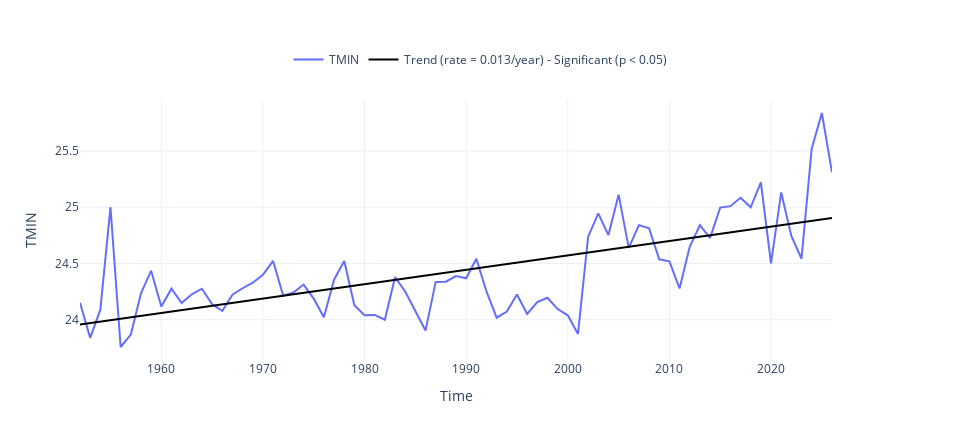

Write notebook code for a chart like this one.
### Code cell
fig, trend_minimum = plot_timeseries_interactive(dict_plot, trendline=True, figsize = (24, 11), return_trend = True)
fig.write_html(op.join(path_figs, 'F3_ST_min.html'), include_plotlyjs="cdn")
